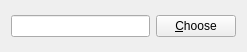
<?xml version="1.0" encoding="UTF-8"?>
<ui version="4.0">
 <class>SaveLesson</class>
 <widget class="QWidget" name="SaveLesson">
  <property name="geometry">
   <rect>
    <x>0</x>
    <y>0</y>
    <width>247</width>
    <height>52</height>
   </rect>
  </property>
  <property name="windowTitle">
   <string>Dialog</string>
  </property>
  <layout class="QHBoxLayout" name="horizontalLayout">
   <item>
    <widget class="QLineEdit" name="lineEdit">
     <property name="maxLength">
      <number>2000</number>
     </property>
     <property name="readOnly">
      <bool>true</bool>
     </property>
    </widget>
   </item>
   <item>
    <widget class="QPushButton" name="pushButton">
     <property name="text">
      <string>&amp;Choose</string>
     </property>
     <property name="icon">
      <iconset>
       <normaloff/>
      </iconset>
     </property>
    </widget>
   </item>
  </layout>
 </widget>
 <resources/>
 <connections/>
</ui>
